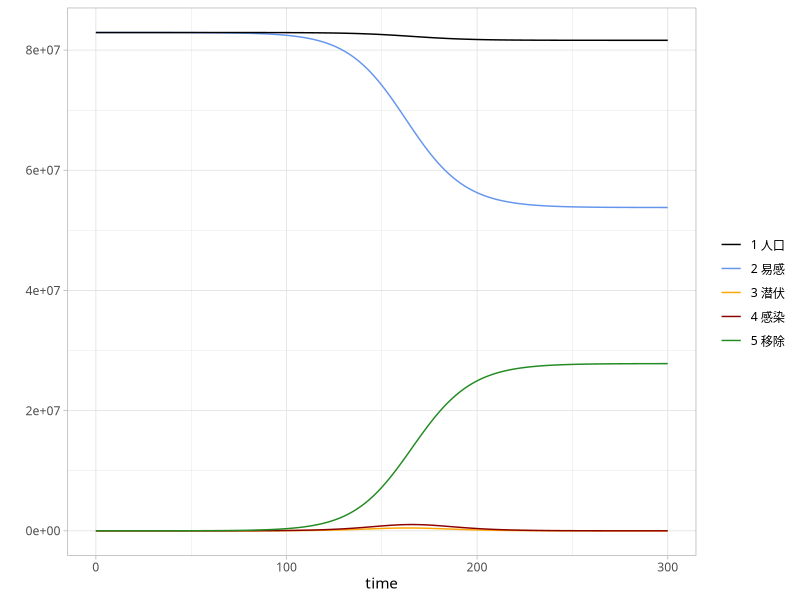

Recreate this plot in R.
library(deSolve)
library(ggplot2)
seir<-function(time,state,pars){
  with(as.list(c(state,pars)),{
    dS<--S*beta*I/N
    dE<-S*beta*I/N-E*k
    dI<-E*k-I*(mu+gamma)
    dR<-I*gamma
    dN<-dS+dE+dI+dR
    list(c(dS,dE,dI,dR,dN))
  })
}
N<-82927922#总人口
E0<-0#期初潜伏数
RM0<-16#期初移除数
I0<-114#期初感染数
S0<-N-I0-RM0#期初易感人数
init<-c(S=S0,E=E0,I=I0,R=RM0,N=N)
time<-seq(0,300,1)
pars<-c(beta=0.55,k=1,gamma=0.43,mu=0.02)
res.seir<-as.data.frame(lsoda(y = init, times = time, func = seir, parms = pars))
windows()
ggplot(res.seir) +
  geom_line(aes(x = time, y = S, col = '2 易感'))+
  geom_line(aes(x = time, y = E, col = '3 潜伏'))+
  geom_line(aes(x = time, y = I, col = '4 感染'))+
  geom_line(aes(x = time, y = R, col = '5 移除'))+
  geom_line(aes(x = time, y = N, col = '1 人口'))+
  theme_light(base_family = 'Kai') +
  scale_colour_manual("",values=c("2 易感" = "cornflowerblue", "3 潜伏" = "orange","4 感染" = "darkred", "5 移除" = "forestgreen", "1 人口" = "black") ) +
  scale_y_continuous('')
